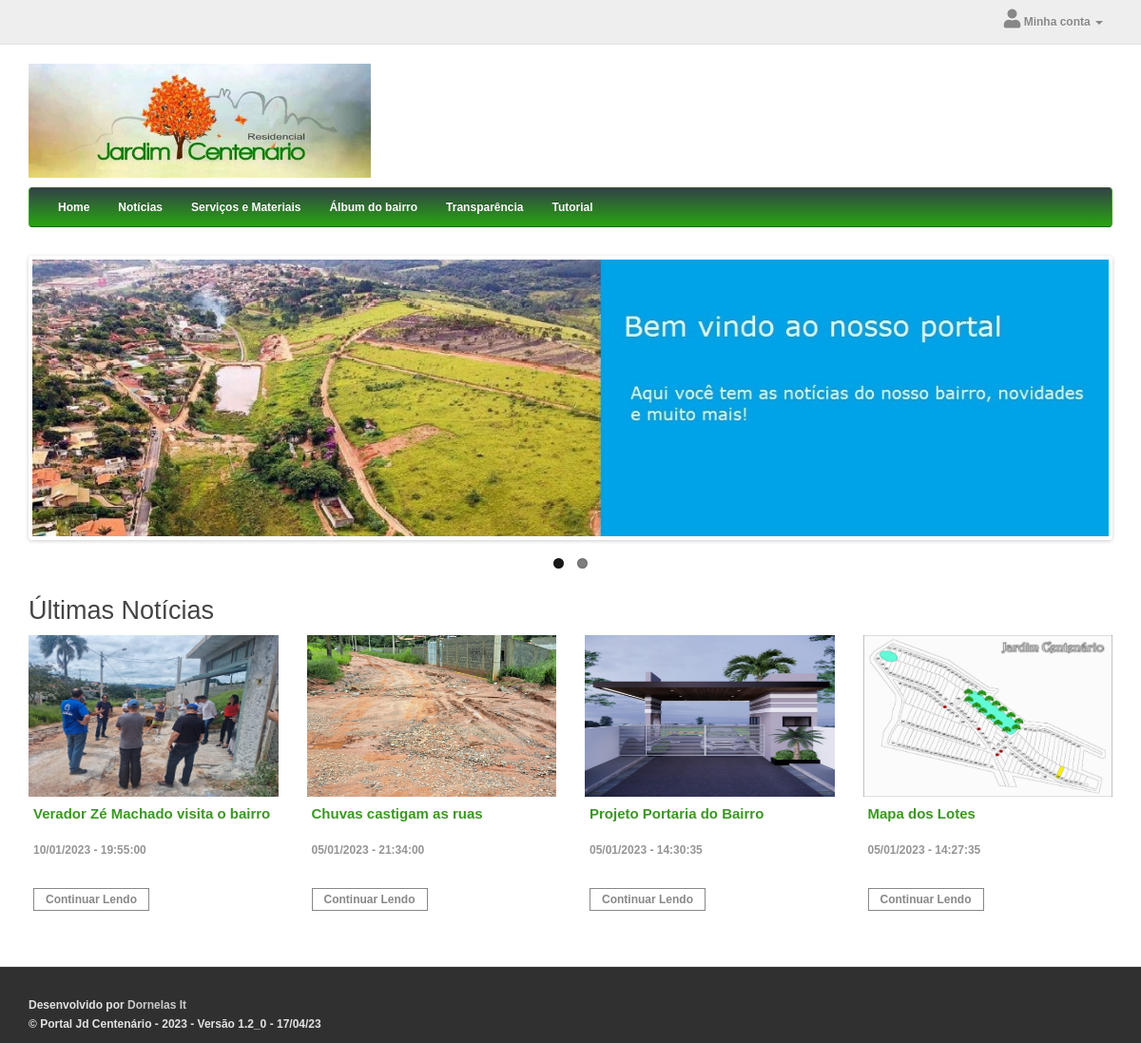
The page / on the database its author committed.
### tables this page shows
CREATE TABLE `categoria` (
  `id` int(10) unsigned NOT NULL AUTO_INCREMENT COMMENT 'Id da categoria',
  `parent_id` int(10) unsigned NOT NULL DEFAULT '0' COMMENT 'Id da categoria Pai',
  `name` varchar(255) NOT NULL DEFAULT '' COMMENT 'Nome da categoria',
  `page` varchar(100) NOT NULL DEFAULT '' COMMENT 'Pagina de direcionamento',
  `status` tinyint(1) NOT NULL DEFAULT '1' COMMENT 'Status 1=Ativo 0 = Inativo',
  `sort_order` int(2) unsigned NOT NULL DEFAULT '0' COMMENT 'Sort order',
  PRIMARY KEY (`id`),
  KEY `fk_parent_category` (`parent_id`)
);

CREATE TABLE `noticia` (
  `id` int(10) unsigned NOT NULL AUTO_INCREMENT COMMENT 'id da noticia',
  `titulo` varchar(150) NOT NULL DEFAULT '' COMMENT 'titulo da noticia',
  `conteudo` text NOT NULL COMMENT 'conteudo da noticia',
  `data_noticia` datetime NOT NULL DEFAULT '0000-00-00 00:00:00' COMMENT 'data da noticia',
  `url_foto_noticia` varchar(250) NOT NULL DEFAULT '' COMMENT 'url da foto da noticia',
  PRIMARY KEY (`id`)
);

### classes/service/CategoriaService.php (called while the page is built, shortened)
<?php
require_once 'classes/dao/CategoriaDAO.php';
require_once 'classes/dto/CategoriaDTO.php';
class CategoriaService {
    public static $instancia = null;
    public static function getInstancia() {
        if (self::$instancia == NULL) {
            self::$instancia = new CategoriaService();
        }
        return self::$instancia;
    }
    public function obterCategoriasAtivas(){
        $retorno = array();
        try {
            $categoriasPai =
                CategoriaDAO::getInstancia()->obterTodasCategoriasAtivas(0);
            foreach ( $categoriasPai as $catPai ){
                $categoriaPaiDTO = new CategoriaDTO();
                $categoriaPaiDTO->setId($catPai->getId());
                $categoriaPaiDTO->setNome($catPai->getNome());
                $categoriaPaiDTO->setPage($catPai->getPage());
                $catFilhas = array();
                $categoriasFilhas =
                    CategoriaDAO::getInstancia()->obterTodasCategoriasAtivas($catPai->getId());
                $categoriaPaiDTO->setSubCategorias($catFilhas);
                $retorno[] = $categoriaPaiDTO;
            }
        } catch (Exception $e){
            Log4Php::logarFatal("Erro ao obter as categorias ativas: ". $e->getMessage());
            throw $e;
        }
        return $retorno;
    }
}

### classes/dao/CategoriaDAO.php (called while the page is built, shortened)
<?php
require_once 'classes/dto/CategoriaDTO.php';
class CategoriaDAO extends DAO {
    public function obterTodasCategoriasAtivas($idCategoria){
        $retorno = array();
        try {
            $pdo = self::obterConexaoBaseDados();
            $sql = "SELECT * FROM categoria WHERE parent_id = ".$idCategoria." AND status = 1 ORDER BY sort_order";
            $stm = $pdo->query($sql);
            if ($stm->rowCount() > 0) {
                while ($linha = $stm->fetch(PDO::FETCH_ASSOC)) {
                    $categoria = new CategoriaDTO();
                    $categoria->setId($linha['id']);
                    $categoria->setNome($linha['name']);
                    $categoria->setPage($linha['page']);
                    $retorno[] = $categoria;
                }
            }
        } catch (Exception $erro){
            Log4Php::logarFatal("Erro ao obter categorias: ". $erro->getMessage());
        }
        return $retorno;
    }
}

### classes/dto/CategoriaDTO.php (called while the page is built, shortened)
<?php
class CategoriaDTO {
    private $id;
    private $nome;
    private $page;
    private $subCategorias;
    public function getPage()
    {
        return $this->page;
    }
    public function setPage($page)
    {
        $this->page = $page;
    }
    public function getId()
    {
        return $this->id;
    }
    public function getNome()
    {
        return $this->nome;
    }
    public function getSubCategorias()
    {
        return $this->subCategorias;
    }
    public function setId($id)
    {
        $this->id = $id;
    }
    public function setNome($nome)
    {
        $this->nome = $nome;
    }
    public function setSubCategorias($subCategorias)
    {
        $this->subCategorias = $subCategorias;
    }
}

### classes/dao/NoticiaDAO.php (called while the page is built, shortened)
<?php
require_once 'classes/dto/NoticiaDTO.php';
class NoticiaDAO extends DAO {
    public function obterUltimasNoticias(){
        $retorno = array();
        try {
            $pdo = self::obterConexaoBaseDados();
            $sql = "SELECT id, titulo, conteudo, date_format(data_noticia,'%d/%m/%Y - %T') AS data_noticia, url_foto_noticia FROM noticia ORDER BY data_noticia DESC LIMIT 30";
            $stm = $pdo->query($sql);
            if ($stm->rowCount() > 0) {
                while ($linha = $stm->fetch(PDO::FETCH_ASSOC)) {
                    $noticia = new NoticiaDTO();
                    $noticia->setId($linha['id']);
                    $noticia->setTitulo($linha['titulo']);
                    $noticia->setConteudo($linha['conteudo']);
                    $noticia->setData($linha['data_noticia']);
                    $noticia->setFoto($linha['url_foto_noticia']);
                    $retorno[] = $noticia;
                }
            }
        } catch (Exception $erro){
            Log4Php::logarFatal("Erro ao obter noticias: ". $erro->getMessage());
        }
        return $retorno;
    }
}

### classes/dto/NoticiaDTO.php (called while the page is built, shortened)
<?php
class NoticiaDTO {
    private $id;
    private $titulo;
    private $data;
    private $foto;
    public function getId()
    {
        return $this->id;
    }
    public function getTitulo()
    {
        return $this->titulo;
    }
    public function getData()
    {
        return $this->data;
    }
    public function getFoto()
    {
        return $this->foto;
    }
    public function setId($id)
    {
        $this->id = $id;
    }
    public function setTitulo($titulo)
    {
        $this->titulo = $titulo;
    }
    public function setData($data)
    {
        $this->data = $data;
    }
    public function setFoto($foto)
    {
        $this->foto = $foto;
    }
}

### index.php (the view, shortened to what this page needs)
<?php
    include_once 'template.php';
    require_once 'classes/dao/NoticiaDAO.php';
    $noticias = NoticiaDAO::getInstancia()->obterUltimasNoticias();
?>
<div id="common-home" class="container">
	<div class="row">
		<div id="content" class="col-sm-12">
			<div class="slideshow swiper-viewport">
				<div id="slideshow0" class="swiper-container swiper-container-horizontal">
					<div class="swiper-wrapper" style="transform: translate3d(-2324px, 0px, 0px); transition-duration: 0ms;">
        				<div class="swiper-slide text-center swiper-slide-duplicate swiper-slide-next swiper-slide-duplicate-prev" data-swiper-slide-index="0" style="width: 1132px; margin-right: 30px;">
        					<img src="img/banner/banner1.jpg" class="img-responsive">
        				</div>
					</div>
				</div>
				<div class="swiper-pagination slideshow0 swiper-pagination-clickable swiper-pagination-bullets">
					<span class="swiper-pagination-bullet swiper-pagination-bullet-active"></span>
					<span class="swiper-pagination-bullet"></span>
				</div>
			</div>
        <h2>Últimas Notícias</h2>
<?php if(count($noticias) > 0) { ?>
            <div class="row">
                <?php foreach ($noticias as $noticia) { ?>
                    <div  class="product-layout col-lg-3 col-md-3 col-sm-6 col-xs-6">
                        <div class="product-thumb transition">
                            <div class="image">
                                <a href="noticia-page?id=<?php echo $noticia->getId(); ?>">
                                    <img src="<?php echo $noticia->getFoto(); ?>" alt="<?php echo $noticia->getTitulo(); ?>" title="<?php echo $noticia->getTitulo(); ?>"
                                        class="img-responsive" style="height:170px; width:269px;">
                                </a>
                            </div>
                            <div class="caption">
                                <h4 style="min-height: 30px;">
                                    <a href="noticia-page?id=<?php echo $noticia->getId(); ?>"><?php echo $noticia->getTitulo(); ?></a>
                                </h4>
                                <div id="dataNoticia" style="min-height: 31px;">
                                    <h5 style="color : #959595;font-weight: bold;"><?php echo $noticia->getData(); ?></h5>
                                </div>
                                <div>
                                    <a href="noticia-page?id=<?php echo $noticia->getId(); ?>" target="_self" class="readmorebtn">Continuar Lendo</a>
                                </div>
                            </div>
                        </div>
                    </div>
                <?php } ?>
            </div>
<?php } ?>
		</div>
	</div>
</div>
<?php include_once 'footer.php'; ?>

### template.php (shortened to what this page needs)
<!DOCTYPE html>
<html lang="pt-br">
	<head>
        <link href="css/global.css?<?php echo APP_VERSION ?>" rel="stylesheet" type="text/css">
        <link href="//cdnjs.cloudflare.com/ajax/libs/font-awesome/4.7.0/css/font-awesome.min.css" rel="stylesheet" type="text/css">
        <link rel="stylesheet" href="css/fontawesome-free/css/all.min.css">
        <link href="css/bootstrap.min.css?<?php echo APP_VERSION ?>" rel="stylesheet" media="screen">
        <link href="css/stylesheet.css?<?php echo APP_VERSION ?>" rel="stylesheet">
        <link href="css/jquery-ui.css?<?php echo APP_VERSION ?>" rel="stylesheet">
        <link href="css/magnific-popup.css?<?php echo APP_VERSION ?>" type="text/css" rel="stylesheet" media="screen">
        <link href="css/swiper.min.css?<?php echo APP_VERSION ?>" type="text/css" rel="stylesheet" media="screen">
        <link href="css/opencart.css?<?php echo APP_VERSION ?>" type="text/css" rel="stylesheet" media="screen">
    </head>
    <body>
    <?php include_once 'top-nav.php'; ?>
    <?php include_once 'header-nav.php'; ?>
    <?php include_once 'category-nav.php'; ?>

### top-nav.php (shortened to what this page needs)
<nav id="top">
	<div class="container">
		<div id="top-links" class="nav pull-right">
			<ul class="list-inline">
				<li class="dropdown">
					<a href="account" title="Minha conta" class="dropdown-toggle" data-toggle="dropdown">
						<i class="fa fa-user"></i>
						<span class="hidden-xs hidden-sm hidden-md">Minha conta</span>
						<span class="caret"></span>
					</a>
				</li>
			</ul>
		</div>
	</div>
</nav>

### header-nav.php (shortened to what this page needs)
<header>
	<div class="container">
		<div class="row">
			<div class="col-sm-4">
				<div id="logo"><a href=""><img src="img/logo.png" title="<?php echo PORTAL_NAME ?>" loading="lazy" alt="<?php echo PORTAL_NAME ?>" class="img-responsive"></a></div>
			</div>
			<div class="col-sm-5">
				<div id="espaco-propaganda">
				</div>
			</div>
			<div class="col-sm-3">
			</div>
		</div>
	</div>
</header>

### category-nav.php (shortened to what this page needs)
<?php
    require_once 'classes/service/CategoriaService.php';
    $categorias = CategoriaService::getInstancia()->obterCategoriasAtivas();
?>
<div class="container">
	<nav id="menu" class="navbar">
		<div class="collapse navbar-collapse navbar-ex1-collapse">
			<ul class="nav navbar-nav">
				<li>
					<a href="">Home</a>
				</li>
				<?php
				foreach ($categorias as $category){
                    if(count($category->getSubCategorias()) > 0){ ?>
                		<li class="dropdown">
                            <a href="<?php echo $category->getPage(); ?>" class="dropdown-toggle" data-toggle="dropdown"><?php echo $category->getNome() ?></a>
            				<div class="dropdown-menu">
                                <div class="dropdown-inner">
                                    <ul class="list-unstyled">
                                    	<?php
                                    	   foreach ($category->getSubCategorias() as $subCategory){
                                        ?>
                                        <li>
                                            <a href="<?php echo $category->getPage(); ?>"><?php echo $subCategory->getNome(); ?></a>
                                        </li>
                                        <?php } ?>
                                    </ul>
                                </div>
                            </div>
        				</li>
				<?php } else { ?>
						<li>
							<a href="<?php echo $category->getPage(); ?>"><?php echo $category->getNome() ?></a>
						</li>
				<?php } ?>
			<?php }?>
			</ul>
		</div>
	</nav>
</div>

### footer.php (shortened to what this page needs)
    <footer>
        <div class="container">
            <p>Desenvolvido por <a href='https://dornelasit.com.br' target="_blank">Dornelas It</a><br>
            &copy; Portal Jd Centenário - <?php echo date("Y") . ' - Versão '. APP_VERSION;?>
          </p>
        </div>
    </footer>
  </body>
</html>

### css/global.css (style rules this page uses)
.readmorebtn { -moz-transition:all 0.5s ease-out 0s;-ms-transition:all 0.5s ease-out 0s;-o-transition:all 0.5s ease-out 0s; transition: all 0.5s ease-out 0s;text-decoration: none !important; margin-bottom: 5px;color: #888;border: 1px solid #888;padding: 4px 12px;font-size: 12px;display: inline-block;box-sizing: border-box;line-height: normal !important;margin:15px 0 8px; }

### css/stylesheet.css (style rules this page uses)
html, body { height: 100%; font-family: 'Open Sans', sans-serif; font-weight: 550; color: #666; font-size: 12px; line-height: 20px; width: 100%; }
h1, h2, h3, h4, h5, h6 { color: #444; }
.fa { font-size: 20px; }
h2 { font-size: 27px; }
h4 { font-size: 15px; }
h5 { font-size: 12px; }
a { color: #3c9725; }
span.hidden-xs, span.hidden-sm, span.hidden-md, span.hidden-lg { display: inline; }
#top { background-color: #EEEEEE; border-bottom: 1px solid #e2e2e2; padding: 4px 0px 3px 0; margin: 0 0 20px 0; min-height: 40px; }
#top .container { padding: 0 20px; }
#top .btn-link, #top-links li, #top-links a { color: #888; text-shadow: 0 1px 0 #FFF; text-decoration: none; }
#top-links { padding-top: 6px; }
#logo { margin: 0 0 10px 0; }
#menu { background-color: #35de0d; background-image: linear-gradient(to bottom, #334146, #27a510); background-repeat: repeat-x; border-color: #3d5233 #39a519 #0d6709; min-height: 40px; }
#menu .nav > li > a { color: #fff; text-shadow: 0 -1px 0 rgba(0, 0, 0, 0.25); padding: 10px 15px 10px 15px; min-height: 15px; background-color: transparent; }
#content { min-height: 600px; }
footer { margin-top: 30px; padding-top: 30px; background-color: #303030; border-top: 1px solid #ddd; color: #e2e2e2; }
footer a { color: #ccc; }
.product-thumb { margin-bottom: 20px; overflow: auto; }
.product-thumb .image { text-align: center; }
.product-thumb .image a { display: block; }
.product-thumb .image img { margin-left: auto; margin-right: auto; }
.product-thumb h4 { font-weight: bold; }
.product-thumb .caption { padding: 0 5px; min-height: 105px; }
@media (min-width: 1200px) { #content .col-lg-2:nth-child(6n+1), #content .col-lg-3:nth-child(4n+1), #content .col-lg-4:nth-child(3n+1), #content .col-lg-6:nth-child(2n+1) { clear:left; } }

### css/opencart.css (style rules this page uses)
.swiper-viewport { margin: 0 0 60px; background: #fff; z-index: 1; border: 4px solid #fff; border-radius: 4px; box-shadow: 0 1px 4px rgba(0,0,0,.2); width: 100%; position: relative; overflow: visible; }
.swiper-container { direction: ltr !important; }
.swiper-pagination { bottom: -40px; left: 0; text-align: center; width: 100%; }
.swiper-pagination-bullet { width: 11px; height: 11px; background: rgba(0, 0, 0, 0.5); border-radius: 20px; box-shadow: inset 0 0 3px rgba(0,0,0,0.3); margin: 0 5px; opacity: 1; }
.swiper-pagination-bullet-active { background: rgba(0, 0, 0, 0.9); }

### rows shown on the page
categoria: name "Notícias"
categoria: name "Serviços e Materiais"
categoria: name "Álbum do bairro"
categoria: name "Transparência"
categoria: name "Tutorial"
noticia: url_foto_noticia (picture), titulo "Verador Zé Machado visita o bairro", Data "10/01/2023 - 19:55:00"
noticia: url_foto_noticia (picture), titulo "Chuvas castigam as ruas", Data "05/01/2023 - 21:34:00"
noticia: url_foto_noticia (picture), titulo "Projeto Portaria do Bairro", Data "05/01/2023 - 14:30:35"
noticia: url_foto_noticia (picture), titulo "Mapa dos Lotes", Data "05/01/2023 - 14:27:35"

### other values the page prints
APP_VERSION "1.2_0 - 17/04/23"
